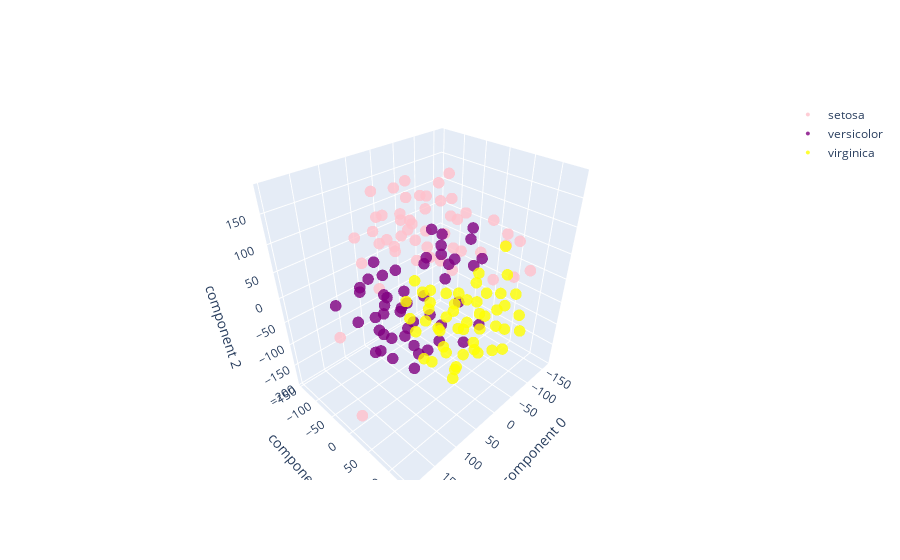

The notebook cell saved with this chart:
### Code cell
import plotly.graph_objs as go
import numpy as np

# class target 정보 불러오기
tsne_df['target'] = df['target']

# target 별 분리
tsne_df_0 = tsne_df[tsne_df['target'] == 0]
tsne_df_1 = tsne_df[tsne_df['target'] == 1]
tsne_df_2 = tsne_df[tsne_df['target'] == 2]

# Define the colors for each target category
colors = ['pink', 'purple', 'yellow']

# Create the scatter plot
fig = go.Figure()

# Scatter plot for each target category
for i, df in enumerate([tsne_df_0, tsne_df_1, tsne_df_2]):
    fig.add_trace(go.Scatter3d(
        x=df['component 0'],
        y=df['component 1'],
        z=df['component 2'],
        mode='markers',
        marker=dict(
            size=4,
            color=colors[i],
            opacity=0.8
        ),
        name=['setosa', 'versicolor', 'virginica'][i]
    ))

# Add axis labels
fig.update_layout(
    scene=dict(
        xaxis_title='component 0',
        yaxis_title='component 1',
        zaxis_title='component 2'
    )
)

# Show the plot
fig.show()
